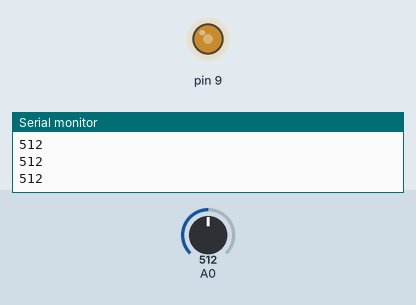
Recording of a sketch running on a simulated Arduino Uno, built with avr-gcc and run on an emulated ATmega328P. Parts: output pins drawn as LEDs (lit = HIGH), the last lines printed to the serial monitor. The test bench sets the inputs (shaded band); at power-on: A0 = 512.

Above: at 1.2 s.
1.3 s: A0 set to 716
At 2.5 s:
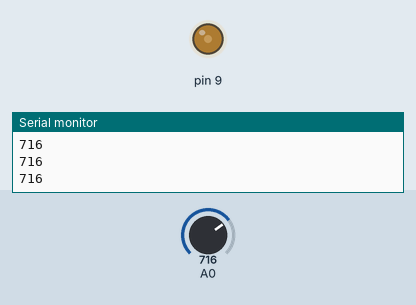
2.8 s: A0 set to 900
At 4.0 s:
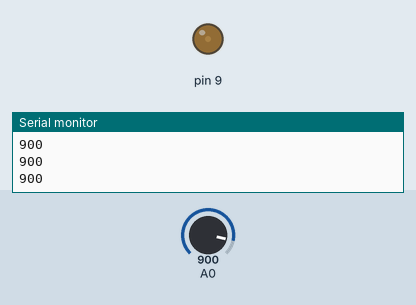
4.3 s: A0 set to 1023
At 5.7 s:
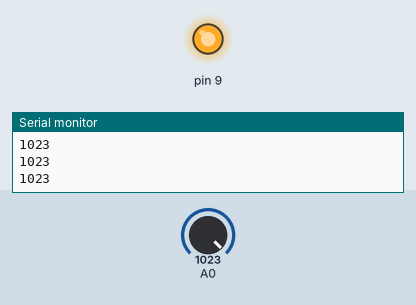
Timing chart, 0 to 7.3 s (numbered marks = the images above; inputs shaded):
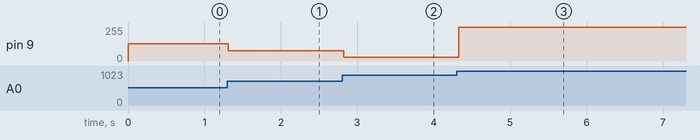

Measured:
- after the input at 1.3 s, pin 9: 131/255 → 77/255 at once
- after the input at 2.8 s, pin 9: 77/255 → 27/255 at once
- after the input at 4.3 s, pin 9: 27/255 → 255/255 at once

The sketch:

data_bridge.ino
```cpp
void setup() {
  Serial.begin(9600);
  pinMode(9, OUTPUT);
}

void loop() {

  int brightness = analogRead(A0);
  int ledBrightness = map(brightness, 50, 1000, 255, 0);
  analogWrite(9, ledBrightness);
  Serial.println(brightness);
  delay(50);

}
```
